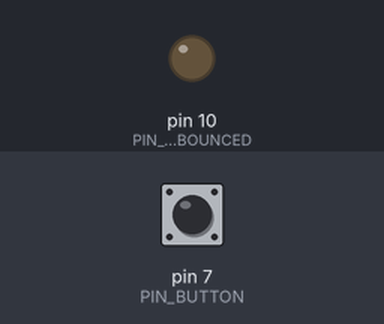
Bench run of a sketch on a simulated Arduino Uno, built with avr-gcc and run on an emulated ATmega328P. Parts: output pins drawn as LEDs (lit = HIGH). The test bench sets the inputs (shaded band); at power-on: pin 7 (PIN_BUTTON) LOW.

Above: at 1.2 s.
1.3 s: pin 7 (PIN_BUTTON) pulled HIGH for 3.2 s
At 3.5 s:
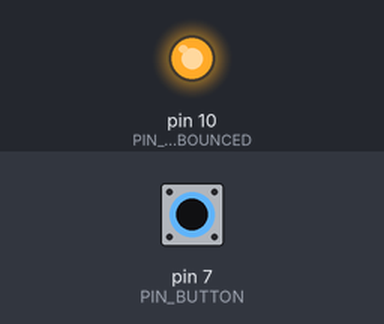
Timing chart, 0 to 7.0 s (numbered marks = the images above; inputs shaded):
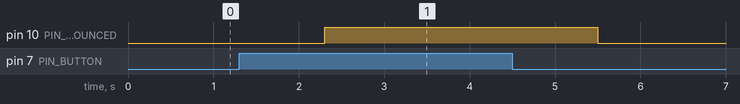

Measured:
- after the input at 1.3 s, pin 10 (PIN_LED_DEBOUNCED): LOW → HIGH after 1.0 s, → LOW 3.2 s later

The sketch:

CDebounce.ino
```cpp
#include <CPreEmptiveTimer.h>
#include <CDebounce.h>

#define PIN_LED_DEBOUNCED   10
#define PIN_BUTTON          7

//CDebounce cDebounce = CDebounce(PIN_BUTTON);
CDebounce cDebounce = CDebounce(PIN_BUTTON, 1000);

void setup() {
  pinMode(PIN_LED_DEBOUNCED, OUTPUT);
}

void loop() {
  unsigned long currentMillis = millis();
  cDebounce.go(currentMillis);
  if(cDebounce.getState())
    digitalWrite(PIN_LED_DEBOUNCED,HIGH);
  else
    digitalWrite(PIN_LED_DEBOUNCED,LOW);
}
```
